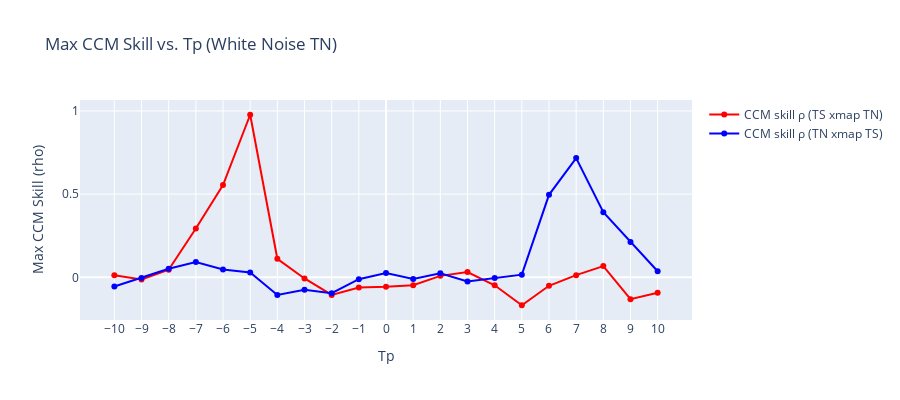

The cell this chart's notebook holds for it:
### Code cell
import numpy as np
import pandas as pd
import matplotlib.pyplot as plt
from pyEDM import CCM
import plotly.graph_objects as go

# PARAMETERS
LAG = 5          
t_total = 300
BPS_tau = 4
dt = 1

# Initial conditions
TS0 = 0.2

# Generate white noise series for TN
np.random.seed(42)  # for reproducibility
TN = np.random.normal(loc=0, scale=1, size=t_total+1)

# Generate time series for TS (response to TN)
TS = [TS0]
for t in range(t_total):
    if t < LAG:
        TS_new = TS[-1]
    else:
        TS_new = TS[-1] + dt * (1 / BPS_tau) * (-TN[t - LAG] - TS[-1])
    TS.append(TS_new)

# Crop the first 25 values
TN = TN[25:]
TS = TS[25:]
time = list(range(t_total - 25 + 1))

# Plot the time series
plt.figure(figsize=(10, 4))
plt.plot(time, TN, label="TN (white noise)", color='b')
plt.plot(time, TS, label="TS (integrated response)", color='r')
plt.xlabel("Time")
plt.ylabel("Value")
plt.title(f"Time Series (White Noise TN causes TS with lag={LAG})")
plt.legend()
plt.show()



import pandas as pd
import numpy as np
from pyEDM import CCM
import matplotlib.pyplot as plt



# Prepare DataFrame
df_TN = pd.DataFrame({
    'age': time,
    'TN': TN,  
})

df_TS = pd.DataFrame({
    'age': time,
    'TS': TS,    
})


from toolbox import ccm_functions as cf
import importlib
importlib.reload(cf)


result = cf.ccm_DOXmapForcing(
    df_sd      = df_TS,
    df_pre     = df_TN,
    E          = 2,
    tau        = 1,
    libSizes   = "20 40 60 80 100 120 140",
    Tp=-5,
    sample     = 20,
    showPlot   = True
)

from toolbox import significant_test as st
import importlib
importlib.reload(st)

ccm_out, ran_ccm_list,test_result = st.ccm_significance_test(
    df_sd      = df_TS,
    df_pre     = df_TN,
    E         = 2,
    tau       = 1,
    Tp =-5,
    n_ran     = 20,
    libSizes  = "20 40 60 80 100 120 140",
    sample    = 20,
    showPlot  = True
)


print(test_result)

# Dataframe for pyEDM
df = pd.DataFrame({
    "Time": time,
    "TN": TN,
    "TS": TS,
})

# CCM Analysis
Tps = range(-10, 11)
forward_max_rhos = []
reverse_max_rhos = []

for Tp in Tps:
    ccm_out = CCM(
        dataFrame=df,
        E=2,
        tau=1,
        columns='TS',
        target='TN',
        libSizes='200',
        sample=200,
        random=True,
        replacement=False,
        Tp=Tp
    )

    forward_rho = ccm_out['TS:TN'].max()
    reverse_rho = ccm_out['TN:TS'].max()
    forward_max_rhos.append(forward_rho)
    reverse_max_rhos.append(reverse_rho)

# Plot CCM skill vs Tp
fig = go.Figure()
fig.add_trace(go.Scatter(
    x=list(Tps), 
    y=forward_max_rhos, 
    mode='lines+markers', 
    name="CCM skill ρ (TS xmap TN)",
    line=dict(color='red')  # specify your color here
))

fig.add_trace(go.Scatter(
    x=list(Tps), 
    y=reverse_max_rhos, 
    mode='lines+markers', 
    name="CCM skill ρ (TN xmap TS)",
    line=dict(color='blue')  # specify your color here
))


fig.update_layout(
    title="Max CCM Skill vs. Tp (White Noise TN)",
    xaxis_title="Tp",
    yaxis_title="Max CCM Skill (rho)",
    width=900,
    height=400
)
fig.update_xaxes(tickmode='array', tickvals=list(Tps))
fig.show()

### Figure 1 — Plotly figure (JSON) as saved in the notebook; plotly's stock layout.template omitted (floating-point values rounded to 4 significant figures)
{"data": [{"line": {"color": "red"}, "mode": "lines+markers", "name": "CCM skill ρ (TS xmap TN)", "type": "scatter", "x": [-10, -9, -8, -7, -6, -5, -4, -3, -2, -1, 0, 1, 2, 3, 4, 5, 6, 7, 8, 9, 10], "y": [0.013, -0.01278, 0.04549, 0.2938, 0.5544, 0.9771, 0.1113, -0.00691, -0.1058, -0.06098, -0.05732, -0.048, 0.008744, 0.03166, -0.04792, -0.1679, -0.05093, 0.01303, 0.06744, -0.1313, -0.09309]}, {"line": {"color": "blue"}, "mode": "lines+markers", "name": "CCM skill ρ (TN xmap TS)", "type": "scatter", "x": [-10, -9, -8, -7, -6, -5, -4, -3, -2, -1, 0, 1, 2, 3, 4, 5, 6, 7, 8, 9, 10], "y": [-0.05552, -0.004135, 0.05109, 0.09248, 0.04758, 0.0295, -0.1062, -0.0742, -0.09541, -0.0112, 0.02635, -0.009788, 0.02486, -0.02441, -0.004573, 0.01598, 0.4958, 0.7169, 0.3913, 0.2128, 0.03658]}], "layout": {"height": 400, "title": {"text": "Max CCM Skill vs. Tp (White Noise TN)"}, "width": 900, "xaxis": {"tickmode": "array", "tickvals": [-10, -9, -8, -7, -6, -5, -4, -3, -2, -1, 0, 1, 2, 3, 4, 5, 6, 7, 8, 9, 10], "title": {"text": "Tp"}}, "yaxis": {"title": {"text": "Max CCM Skill (rho)"}}}}
